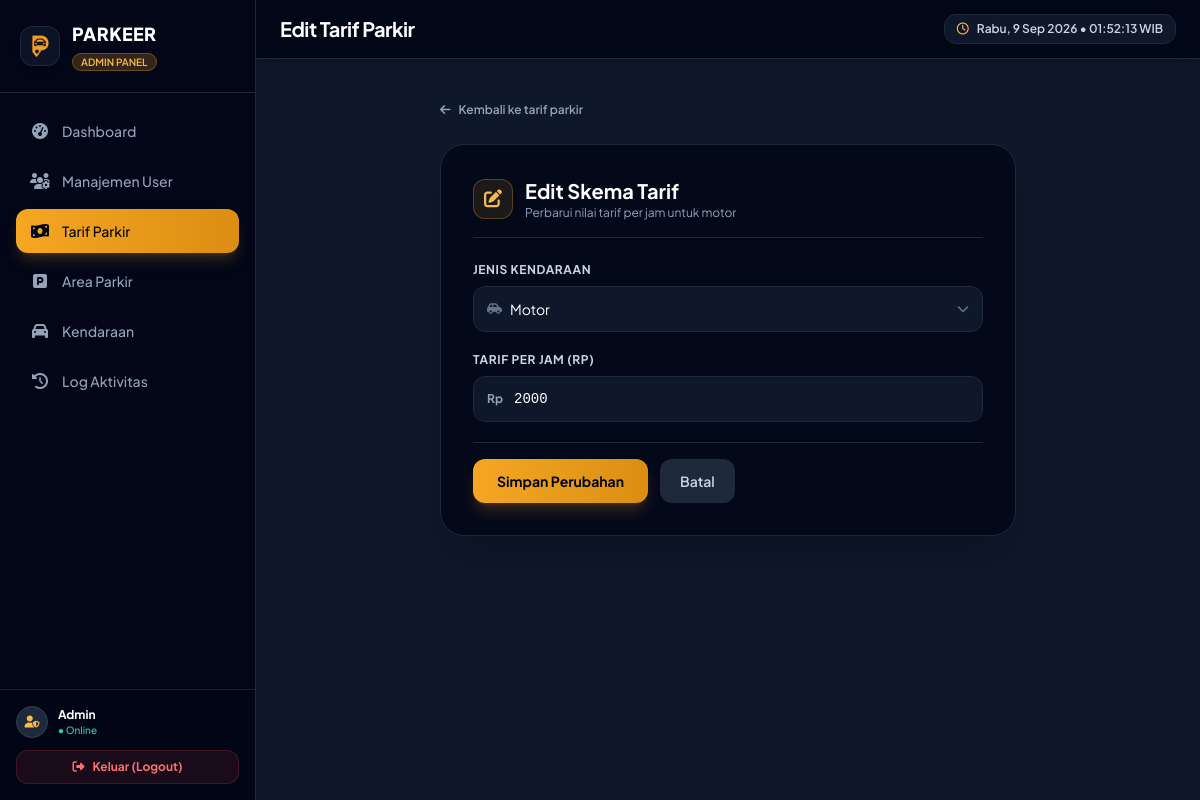
Page /admin/tarif/edit.php?id=1 (signed in) on the committed database.
### tables this page shows
CREATE TABLE `tb_tarif` (
  `id_tarif` int NOT NULL,
  `jenis_kendaraan` enum('motor','mobil','lainnya','') NOT NULL,
  `tarif_per_jam` decimal(10,0) NOT NULL
);

### functions/tarif_functions.php (called while the page is built, shortened)
<?php
function getTarifById(PDO $koneksi, int $id): array|false
{
    $stmt = $koneksi->prepare("SELECT * FROM tb_tarif WHERE id_tarif = :id");
    $stmt->execute([':id' => $id]);
    return $stmt->fetch();
}

### admin/tarif/edit.php (the view, shortened to what this page needs)
<?php
require_once __DIR__ . '/../../functions/tarif_functions.php';
$database = new Database();
$koneksi = $database->connect();
$id = (int) ($_GET['id'] ?? 0);
$tarif = getTarifById($koneksi, $id);
require_once __DIR__ . '/../../includes/header_admin.php';
?>
<div class="max-w-xl mx-auto">
    <div class="mb-6">
        <a href="index.php" class="inline-flex items-center gap-2 text-xs font-semibold text-slate-400 hover:text-white transition">
            <i class="fa-solid fa-arrow-left"></i> Kembali ke tarif parkir
        </a>
    </div>
    <div class="bg-slate-950/80 border border-slate-800 rounded-3xl p-6 sm:p-8 shadow-2xl">
        <div class="mb-6 pb-4 border-b border-slate-800 flex items-center gap-3">
            <div class="w-10 h-10 rounded-xl bg-brand-500/10 border border-brand-500/30 flex items-center justify-center text-brand-400 text-lg">
                <i class="fa-solid fa-pen-to-square"></i>
            </div>
            <div>
                <h2 class="text-xl font-bold text-white">Edit Skema Tarif</h2>
                <p class="text-xs text-slate-400">Perbarui nilai tarif per jam untuk <?= htmlspecialchars($tarif['jenis_kendaraan']) ?></p>
            </div>
        </div>
        <form method="POST" class="space-y-5">
            <div>
                <label class="block text-xs font-bold uppercase tracking-wider text-slate-300 mb-2">Jenis Kendaraan</label>
                <div class="relative">
                    <div class="absolute inset-y-0 left-0 pl-3.5 flex items-center pointer-events-none text-slate-500">
                    </div>
                    <select name="jenis_kendaraan" class="w-full bg-slate-900 border border-slate-800 text-white rounded-xl pl-9 pr-4 py-3 text-sm focus:outline-none focus:ring-2 focus:ring-brand-500 transition appearance-none capitalize">
                        <?php foreach (['motor', 'mobil', 'lainnya'] as $j): ?>
                            <option value="<?= $j ?>" <?= $tarif['jenis_kendaraan'] === $j ? 'selected' : '' ?>><?= ucfirst($j) ?></option>
                        <?php endforeach; ?>
                    </select>
                    <div class="absolute inset-y-0 right-0 pr-3.5 flex items-center pointer-events-none text-slate-500">
                    </div>
                </div>
            </div>
            <div>
                <label class="block text-xs font-bold uppercase tracking-wider text-slate-300 mb-2">Tarif per Jam (Rp)</label>
                <div class="relative">
                    <div class="absolute inset-y-0 left-0 pl-3.5 flex items-center pointer-events-none text-slate-400 font-bold text-xs">
                    </div>
                    <input type="number" name="tarif_per_jam" value="<?= $tarif['tarif_per_jam'] ?>" min="1" required
                           class="w-full bg-slate-900 border border-slate-800 text-white rounded-xl pl-10 pr-4 py-3 text-sm focus:outline-none focus:ring-2 focus:ring-brand-500 transition font-mono">
                </div>
            </div>
            <div class="flex items-center gap-3 pt-4 border-t border-slate-800">
                <button type="submit" class="bg-gradient-to-r from-brand-500 to-brand-600 hover:from-brand-600 hover:to-brand-700 text-slate-950 font-bold px-6 py-3 rounded-xl text-sm transition shadow-lg shadow-brand-500/20">
                    Simpan Perubahan
                </button>
                <a href="index.php" class="bg-slate-800 hover:bg-slate-700 text-slate-300 font-semibold px-5 py-3 rounded-xl text-sm transition">
                    Batal
                </a>
            </div>
        </form>
    </div>
</div>
<?php require_once __DIR__ . '/../../includes/footer_admin.php'; ?>

### includes/header_admin.php (style rules this page uses)
body { font-family: 'Plus Jakarta Sans', sans-serif; }

### rows in the picture
tb_tarif: jenis_kendaraan "motor", jenis_kendaraan "Motor", tarif_per_jam "2000"

### other values in the picture
$item['label'] "Dashboard"
$item['label'] "Manajemen User"
$item['label'] "Tarif Parkir"
$item['label'] "Area Parkir"
$item['label'] "Kendaraan"
$item['label'] "Log Aktivitas"
$_SESSION['nama_lengkap'] "Admin"
$judulHalaman "Edit Tarif Parkir"
